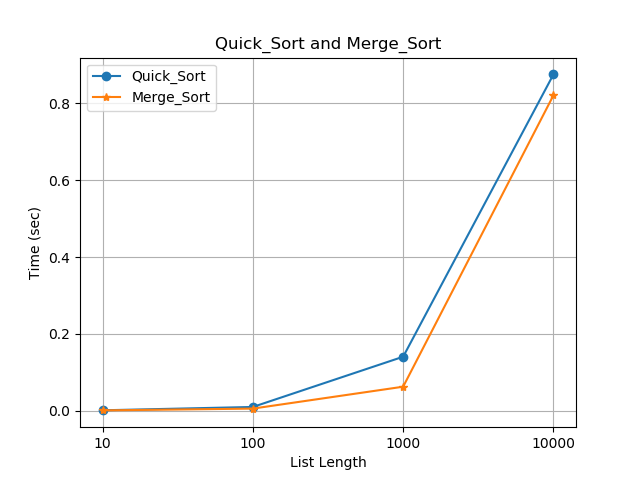

The script that drew this image:
setup = """
def quick_sort( lst ) :
    if len ( lst ) > 1 :
        pivot = lst [ 0 ]
        left = quick_sort( [ i for i in lst[ 1 : ] if i < pivot ] )
        right = quick_sort( [ i for i in lst[ 1 : ] if i >= pivot ] )
        return left + [ pivot ] + right
    else:
        return lst
        
        
        
def merge_sort( lst ) :
    if len ( lst )  > 1 :
        result = []
        left = merge_sort( lst [ : len( lst ) // 2 ] )
        right = merge_sort( lst [ len( lst ) // 2 : ] )
        i = j = 0
        while i < len(left) and j < len(right):
            if left [ 0 ] < right [ 0 ]:
                result.append( left[ i ] )
                i += 1
            else:
                result.append( right[ i ] )
                j += 1
        result += left [ i : ]
        result += right [ j : ]
        return result
    else:
        return lst
    


import random
my_randoms0 = random.sample ( range ( 50 ), 10 )
my_randoms1 = random.sample ( range ( 500 ), 100 )
my_randoms2 = random.sample ( range ( 5000 ), 1000 )
my_randoms3 = random.sample ( range ( 50000 ), 10000 )
"""

import timeit
t1 = timeit.Timer('quick_sort ( my_randoms0 )', setup=setup)
t2 = timeit.Timer('quick_sort ( my_randoms1 )', setup=setup)
t3 = timeit.Timer('quick_sort ( my_randoms2 )', setup=setup)
t4 = timeit.Timer('quick_sort ( my_randoms3 )', setup=setup)
print ('QuickSort time for 10 elements:', t1.timeit(5))
print ('QuickSort time for 100 elements:', t2.timeit(5))
print ('QuickSort time for 1000 elements:', t3.timeit(5))
print ('QuickSort time for 10000 elements:', t4.timeit(5))


t5 = timeit.Timer('merge_sort ( my_randoms0 )', setup=setup)
t6 = timeit.Timer('merge_sort ( my_randoms1 )', setup=setup)
t7 = timeit.Timer('merge_sort ( my_randoms2 )', setup=setup)
t8 = timeit.Timer('merge_sort ( my_randoms3 )', setup=setup)
print ('MergeSort time for 10 elements:', t5.timeit(5))
print ('MergeSort time for 100 elements:', t6.timeit(5))
print ('MergeSort time for 1000 elements:', t7.timeit(5))
print ('MergeSort time for 10000 elements:', t8.timeit(5))



import matplotlib.pyplot as plt
y1 = [t1.timeit(5), t2.timeit(5), t3.timeit(5), t4.timeit(5)]
y2 = [t5.timeit(5), t6.timeit(5), t7.timeit(5), t8.timeit(5)]
plt.plot(y1, 'o-', label='Quick_Sort')
plt.plot(y2, '*-', label='Merge_Sort')
plt.xticks([0,1,2,3], ['10','100','1000','10000'])
plt.xlabel('List Length')
plt.ylabel('Time (sec)')
plt.title('Quick_Sort and Merge_Sort')
plt.legend()
plt.grid()
plt.show()
